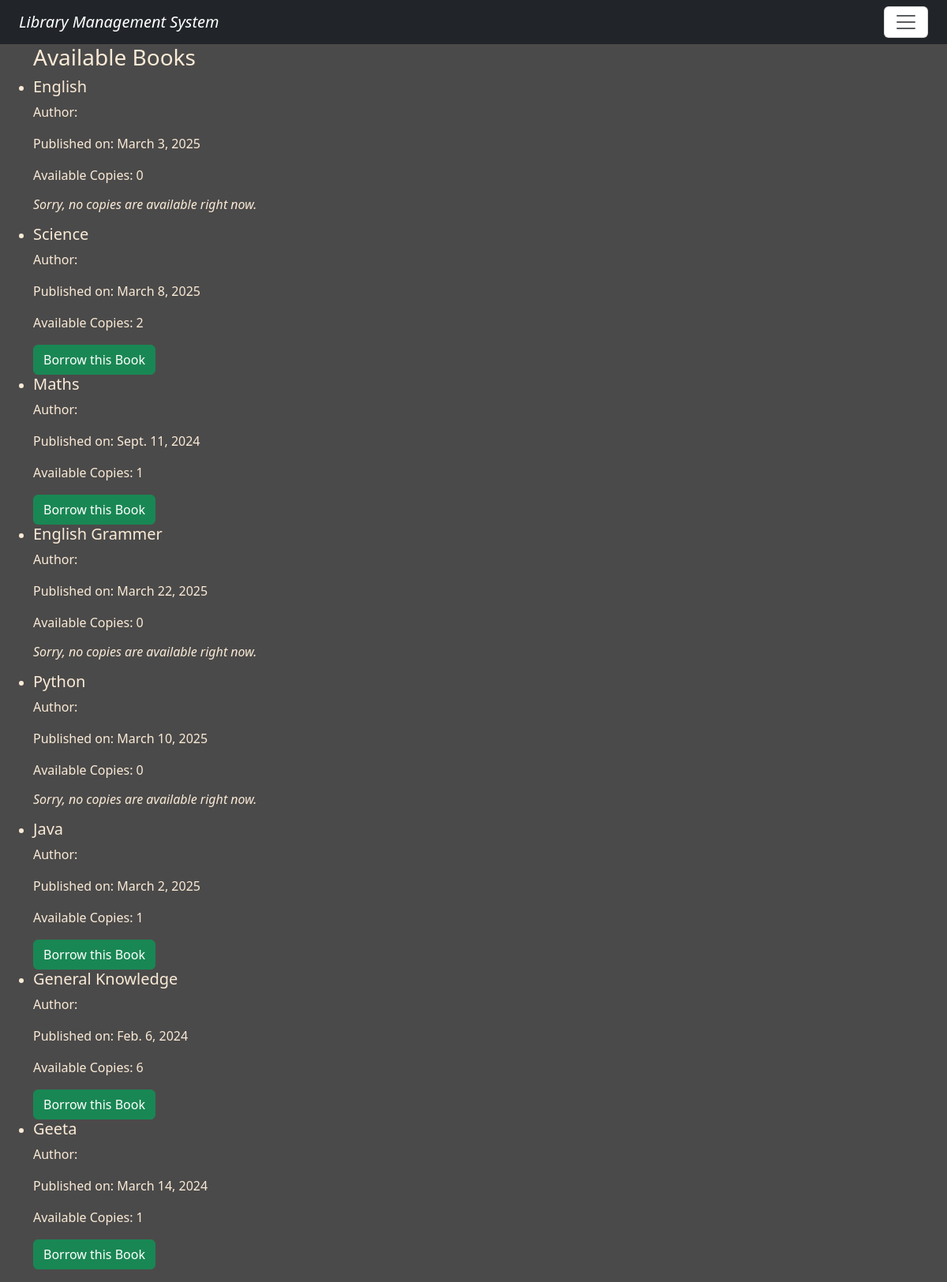
The page /books/ on the database its author committed.
### library/models.py (models this page shows, shortened)
class Book(models.Model):
    book_name = models.CharField(max_length=100)
    authors = models.ManyToManyField(Author)
    publish_date = models.DateField(null=True, blank=True)
    book_rating = models.FloatField(validators=[MinValueValidator(0), MaxValueValidator(5)], default=0.0)
    available_copies = models.IntegerField(default=1)
    book_sr_no = models.CharField(max_length=10, unique=True)
    total_copies = models.PositiveBigIntegerField(default=1)
    status = models.CharField(max_length=10, default='available')

### library/views.py (the view)
# urls.py: path('books/', views.book_list,name='book_list'),
def book_list(request):
    books = Book.objects.all()
    return render(request,'book_list.html',{'books':books})

### library/templates/book_list.html
{% extends 'base.html' %}
{% load static %}
{% block content %}
    <h3>Available Books</h3>
    <ul>
        {% for book in books %}
            <li>
                <h5>{{ book.book_name }}</h5>
                <p>Author: {{ book.author }}</p>
                <p>Published on: {{ book.publish_date }}</p>
                <p>Available Copies: {{ book.available_copies }}</p>
                {% if book.available_copies > 0 %}
                    <a href="{% url 'book_detail' pk=book.id %}" class="btn btn-success">Borrow this Book</a>
                {% else %}
                    <h6><i><p>Sorry, no copies are available right now.</p></i></h6>
                {% endif %}
            </li>
        {% endfor %}
    </ul>
{% endblock %}

### library/static/css/style.css (style rules this page uses)
body { background-color: rgb(75,74,74); color : antiquewhite; }

### rows shown on the page
Book: book_name "English", publish_date "March 3, 2025", available_copies "0", shows "Sorry, no copies are available right now."
Book: book_name "Science", publish_date "March 8, 2025", available_copies "2", shows "Borrow this Book"
Book: book_name "Maths", publish_date "Sept. 11, 2024", available_copies "1", shows "Borrow this Book"
Book: book_name "English Grammer", publish_date "March 22, 2025", available_copies "0", shows "Sorry, no copies are available right now."
Book: book_name "Python", publish_date "March 10, 2025", available_copies "0", shows "Sorry, no copies are available right now."
Book: book_name "Java", publish_date "March 2, 2025", available_copies "1", shows "Borrow this Book"
Book: book_name "General Knowledge", publish_date "Feb. 6, 2024", available_copies "6", shows "Borrow this Book"
Book: book_name "Geeta", publish_date "March 14, 2024", available_copies "1", shows "Borrow this Book"
